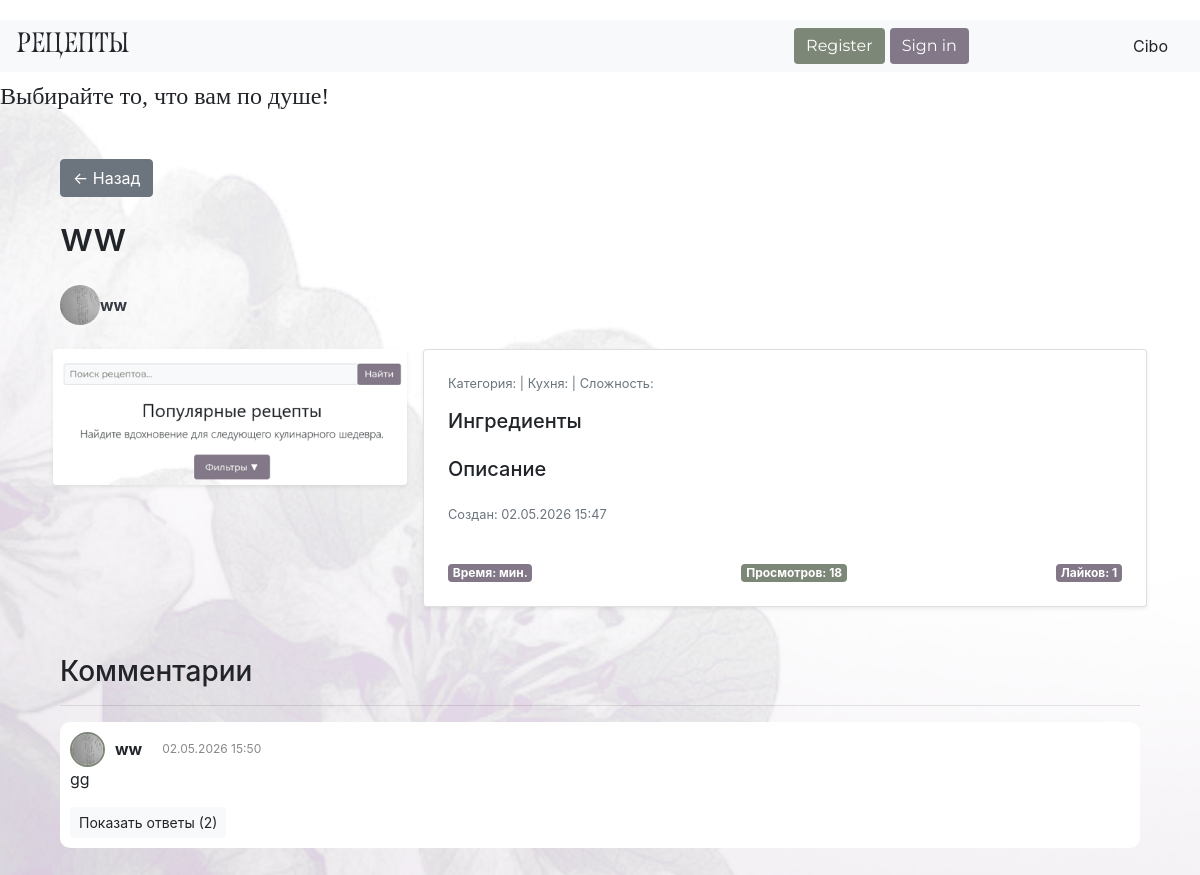
/recipe/1, run on the app's committed database.
### data/recipes.py (models this page shows)
class Recipe(SqlAlchemyBase):
    __tablename__ = 'recipes'
    id = sa.Column(sa.Integer, primary_key=True, autoincrement=True)
    user_id = sa.Column(sa.Integer, sa.ForeignKey('users.id'))
    created_at = sa.Column(sa.DateTime, default=sa.func.now())
    title = sa.Column(sa.String, nullable=True)
    text = sa.Column(sa.String, nullable=True)
    image = sa.Column(sa.String, nullable=True)
    category = sa.Column(sa.String, nullable=True)
    cuisine = sa.Column(sa.String, nullable=True)
    complexity = sa.Column(sa.Integer, nullable=True)
    ingredients = sa.Column(sa.String, nullable=False)
    cooking_time = sa.Column(sa.Integer, nullable=True)
    type = sa.Column(sa.String, nullable=True)
    likes = sa.Column(sa.Integer, default=0)
    views = sa.Column(sa.Integer, default=0)
    food_intake = sa.Column(sa.String, nullable=True)
    manual = sa.Column(sa.String, nullable=True)
    user = relationship("User", back_populates="recipes")
    comments = relationship("Comment", back_populates="recipe", cascade="all, delete")

### data/user.py (models this page shows, shortened)
class User(SqlAlchemyBase, UserMixin):
    __tablename__ = 'users'
    id = sa.Column(sa.Integer, primary_key=True, autoincrement=True)
    email = sa.Column(sa.String, index=True, unique=True, nullable=False)
    username = sa.Column(sa.String, nullable=True)
    name = sa.Column(sa.String, nullable=True)
    age = sa.Column(sa.Integer, nullable=True)
    description = sa.Column(sa.String, nullable=True)
    hashed_password = sa.Column(sa.String, nullable=True)
    avatar = sa.Column(sa.String, nullable=True)
    subscribers = sa.Column(sa.Integer, default=0)
    created_at = sa.Column(sa.DateTime, default=sa.func.now())
    recipes = relationship("Recipe", back_populates="user")

### data/comments.py (models this page shows)
class Comment(SqlAlchemyBase):
    __tablename__ = 'comments'
    id = sa.Column(sa.Integer, primary_key=True, autoincrement=True)
    user_id = sa.Column(sa.Integer, sa.ForeignKey('users.id'))
    recipe_id = sa.Column(sa.Integer, sa.ForeignKey('recipes.id'))
    text = sa.Column(sa.String, nullable=False)
    parent_id = sa.Column(sa.Integer, sa.ForeignKey('comments.id'), nullable=True)
    created_at = sa.Column(sa.DateTime, default=sa.func.now())
    user = relationship("User")
    recipe = relationship("Recipe", back_populates="comments")
    replies = relationship("Comment", backref=backref('parent', remote_side=[id]), lazy='dynamic')

### main.py (the view)
@app.route('/recipe/<int:recipe_id>')
def recipe_page(recipe_id):
    session = create_session()
    recipe = session.get(Recipe, recipe_id)
    if not recipe:
        return "Рецепт не найден"
    recipe.views += 1
    if current_user.is_authenticated:
        view = View(user_id=current_user.id, recipe_id=recipe_id)
        session.add(view)
    comments = session.query(Comment).filter(Comment.recipe_id == recipe_id).order_by(Comment.created_at).all()
    comment_tree = build_com(comments)
    session.commit()
    return render_template('recipe.html', recipe=recipe, comments_tree=comment_tree)

### data/db_session.py (called while the page is built)
def create_session() -> Session:
    global __factory
    return __factory()

### main.py (called while the page is built)
def build_com(comments):
    n = {}
    for i in comments:
        n[i.id] = {"comment": i, "children": []}
    nn = []
    for i in comments:
        if i.parent_id:
            if i.parent_id in n:
                n[i.parent_id]["children"].append(n[i.id])
        else:
            nn.append(n[i.id])
    return nn

### templates/recipe.html (shortened to what this page needs)
{% extends "base.html" %}
{% block content %}
<div class="container my-5">
    <a href="/" class="btn btn-secondary mb-3">← Назад</a>
    <h1 class="mb-4">{{ recipe.title }}</h1>
    <div class="d-flex align-items-center mb-4">
        <a href="{{ url_for('profile', user_id=recipe.user.id) }}">
            <img src="{{ url_for('static', filename=recipe.user.avatar or 'img/base_av.png') }}"
                 alt="{{ recipe.user.username }}"
                 class="rounded-circle me-3"
                 style="width: 40px; height: 40px; object-fit: cover;">
        </a>
        <div>
            <a href="{{ url_for('profile', user_id=recipe.user.id) }}"
               class="text-decoration-none text-dark">
                <b>{{ recipe.user.username }}</b>
            </a>
        </div>
    </div>
    <div class="row g-4">
        <div class="col-md-4 text-center">
            <img src="{{ url_for('static', filename=recipe.image) }}"
                 alt="{{ recipe.title }}"
                 class="img-fluid rounded shadow-sm">
        </div>
        <div class="col-md-8">
            <div class="card p-4 shadow-sm">
                <p class="text-muted small mb-3">
                    Категория: <strong>{{ recipe.category }}</strong> |
                    Кухня: <strong>{{ recipe.cuisine }}</strong> |
                    Сложность: <strong>{{ recipe.complexity }}</strong>
                </p>
                <h5>Ингредиенты</h5>
                <h5>Описание</h5>
                <p class="text-muted small">Создан: {{ recipe.created_at.strftime('%d.%m.%Y %H:%M') }}</p>
                <div class="d-flex justify-content-between align-items-center mt-4">
                    <span class="badge" style="background-color: #827887; color: white;">
                        Время: {{ recipe.cooking_time }} мин.
                    </span>
                    <span class="badge" style="background-color: #7d8778; color: white;">
                        Просмотров: {{ recipe.views }}
                    </span>
                    <span class="badge" style="background-color: #827887; color: white;">
                        Лайков: {{ recipe.likes }}
                    </span>
                </div>
            </div>
        </div>
    </div>
    <h3 class="mt-5">Комментарии</h3>
    <hr>
    {% macro render_comment(node, level=0) %}
        {% set comment = node.comment %}
        <div class="comment-box" style="margin-left: {{ level * 20 }}px;">
            <div class="comment-header">
                <img src="{{ url_for('static', filename=comment.user.avatar or 'img/base_av.png') }}"
                     class="comment-avatar">
                <b>{{ comment.user.username }}</b>
                <span class="comment-date">{{ comment.created_at.strftime('%d.%m.%Y %H:%M') }}</span>
            </div>
            <p>{{ comment.text }}</p>
            {% if node.children %}
                <button onclick="toggleReplies({{ comment.id }})"
                        class="btn btn-sm btn-light">
                    Показать ответы ({{ node.children|length }})
                </button>
            {% endif %}
        </div>
    {% endmacro %}
    {% for node in comments_tree %}
        {{ render_comment(node) }}
    {% endfor %}
</div>
{% endblock %}

### static/css/style.css (style rules this page uses)
body { background-image: url('/static/img/fon.png'); background-size: cover; background-repeat: no-repeat; background-position: center; background-attachment: fixed; padding-top: 20px; }
.card { display: flex; flex-direction: column; }
.row > * { padding-right: calc(var(--bs-gutter-x) * 0.5); padding-left: calc(var(--bs-gutter-x) * 0.5); }
.row { --bs-gutter-x: 1rem; --bs-gutter-y: 1rem; }
.comment-header { display: flex; align-items: center; gap: 10px; }
.comment-avatar { width: 35px; height: 35px; border-radius: 50%; object-fit: cover; border: 2px solid #7d8778; }
.comment-box { background: white; padding: 10px; border-radius: 10px; margin-bottom: 10px; }
.comment-date { font-size: 12px; color: #888; margin-left: 10px; }

### data on the page
Recipe: title "ww", image (picture), created_at "02.05.2026 15:47", views "18", likes "1"
User: avatar (picture), user.username "ww", user.username "ww"
Comment: created_at "02.05.2026 15:50", text "gg"

### other printed values
{{ node.children|length }} "2"
